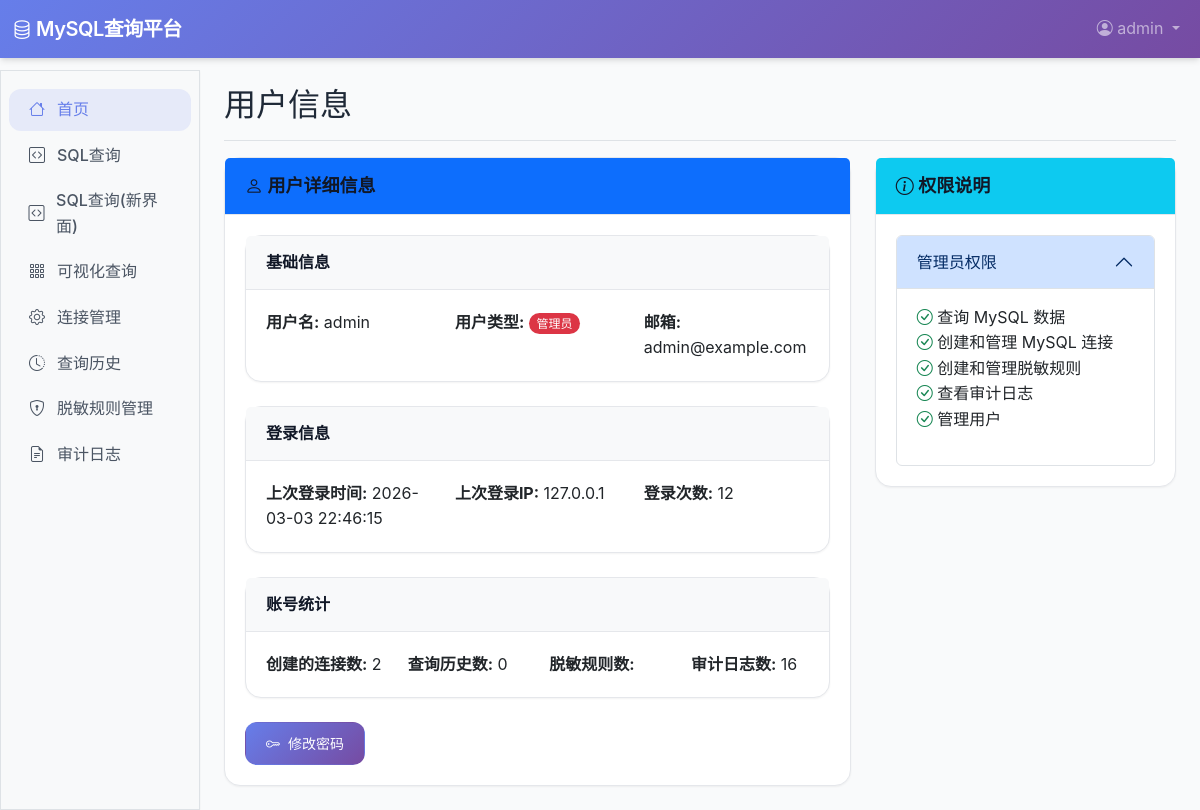
The page /accounts/profile/ (signed in) on the database as committed earlier.
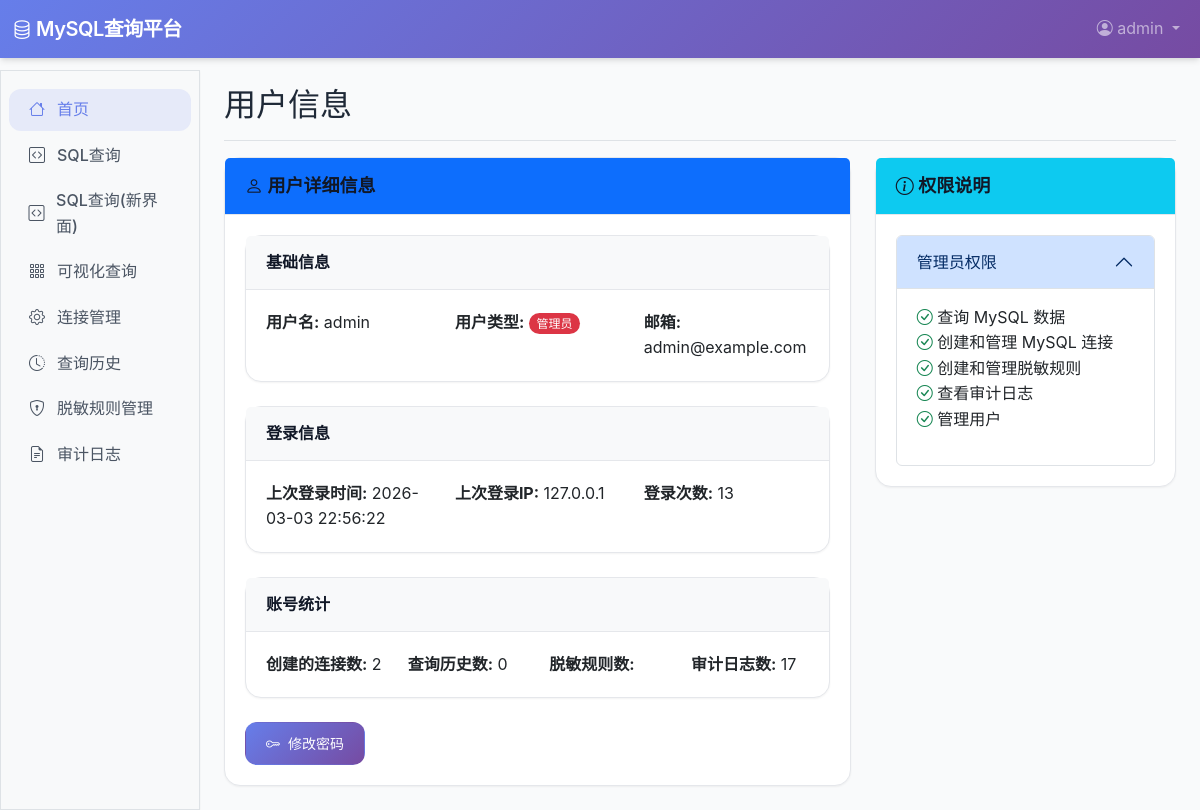
The same page on the database as committed later.
### accounts/models.py (models this page shows, shortened)
class User(AbstractUser):
    ROLE_CHOICES = (
        ('normal', '普通用户'),
        ('admin', '管理员'),
    )
    role = models.CharField(max_length=10, choices=ROLE_CHOICES, default='normal')
    last_login_ip = models.GenericIPAddressField(null=True, blank=True, verbose_name='上次登录IP')
    login_count = models.PositiveIntegerField(default=0, verbose_name='登录次数')
    groups = models.ManyToManyField(
        Group,
        verbose_name='groups',
        blank=True,
        help_text='The groups this user belongs to.',
        related_name='custom_user_set',
        related_query_name='custom_user',
    )
    user_permissions = models.ManyToManyField(
        Permission,
        verbose_name='user permissions',
        blank=True,
        help_text='Specific permissions for this user.',
        related_name='custom_user_set',
        related_query_name='custom_user',
    )
    class Meta:
        verbose_name = '用户'
        verbose_name_plural = '用户'

### accounts/views.py (the view)
# urls.py: path('profile/', views.profile_view, name='profile'),
@login_required
def profile_view(request):
    return render(request, 'accounts/profile.html', {'user': request.user})

### accounts/templates/accounts/profile.html (shortened to what the changed rows need)
{% extends 'base.html' %}
{% block page_title %}用户信息{% endblock %}
{% block content %}
<div class="row">
    <div class="col-lg-8 mb-4">
        <div class="card">
            <div class="card-body">
                <div class="row mb-4">
                    <div class="col-md-12">
                        <div class="card">
                            <div class="card-body">
                                <div class="row">
                                    <div class="col-md-4">
                                        <strong>用户名:</strong> {{ user.username }}
                                    </div>
                                    <div class="col-md-4">
                                        <strong>用户类型:</strong>
                                        {% if user.role == 'admin' %}
                                            <span class="badge bg-danger">管理员</span>
                                        {% else %}
                                            <span class="badge bg-primary">普通用户</span>
                                        {% endif %}
                                    </div>
                                    <div class="col-md-4">
                                        <strong>邮箱:</strong> {{ user.email|default_if_none:'' }}
                                    </div>
                                </div>
                            </div>
                        </div>
                    </div>
                </div>
                <div class="row mb-4">
                    <div class="col-md-12">
                        <div class="card">
                            <div class="card-body">
                                <div class="row">
                                    <div class="col-md-4">
                                        <strong>上次登录时间:</strong> {{ user.last_login|date:"Y-m-d H:i:s" }}
                                    </div>
                                    <div class="col-md-4">
                                        <strong>上次登录IP:</strong> {{ user.last_login_ip|default:'-' }}
                                    </div>
                                    <div class="col-md-4">
                                        <strong>登录次数:</strong> {{ user.login_count }}
                                    </div>
                                </div>
                            </div>
                        </div>
                    </div>
                </div>
                <div class="row mb-4">
                    <div class="col-md-12">
                        <div class="card">
                            <div class="card-body">
                                <div class="row">
                                    <div class="col-md-3">
                                        <strong>创建的连接数:</strong> {{ user.connections.count }}
                                    </div>
                                    <div class="col-md-3">
                                        <strong>查询历史数:</strong> {{ user.query_history.count }}
                                    </div>
                                    <div class="col-md-3">
                                        <strong>脱敏规则数:</strong> {{ user.masking_rules.count }}
                                    </div>
                                    <div class="col-md-3">
                                        <strong>审计日志数:</strong> {{ user.audit_logs.count }}
                                    </div>
                                </div>
                            </div>
                        </div>
                    </div>
                </div>
            </div>
        </div>
    </div>
</div>
{% endblock %}

### templates/navbar.html (shortened to what this page needs)
<nav class="navbar navbar-expand-lg navbar-dark bg-primary fixed-top">
    <div class="container-fluid">
        <a class="navbar-brand" href="{% url 'queries:query_list' %}">
            <i class="bi bi-database"></i> MySQL查询平台
        </a>
        <div class="collapse navbar-collapse" id="navbarNav">
            <ul class="navbar-nav ms-auto">
                {% if user.is_authenticated %}
                    <li class="nav-item dropdown">
                        <a class="nav-link dropdown-toggle" href="#" role="button" data-bs-toggle="dropdown" aria-expanded="false">
                            <i class="bi bi-person-circle"></i> {{ user.username }}
                        </a>
                    </li>
                {% else %}
                    <li class="nav-item">
                        <a class="nav-link" href="{% url 'accounts:login' %}">登录</a>
                    </li>
                {% endif %}
            </ul>
        </div>
    </div>
</nav>

Rows that differ between the two databases and show on the page:
changed User "admin": last_login "2026-03-03 22:46:15" → "2026-03-03 22:56:22"; login_count "12" → "13"; audit_logs.count "16" → "17"
